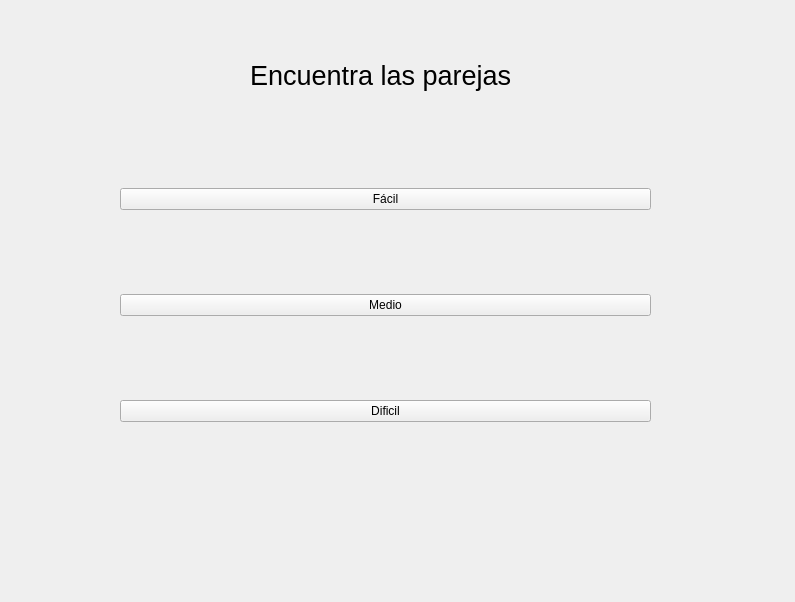
<?xml version="1.0" encoding="UTF-8"?>
<ui version="4.0">
 <class>MainWindow</class>
 <widget class="QMainWindow" name="MainWindow">
  <property name="geometry">
   <rect>
    <x>0</x>
    <y>0</y>
    <width>795</width>
    <height>602</height>
   </rect>
  </property>
  <property name="windowTitle">
   <string>MainWindow</string>
  </property>
  <widget class="QWidget" name="centralwidget">
   <widget class="QWidget" name="verticalLayoutWidget">
    <property name="geometry">
     <rect>
      <x>120</x>
      <y>110</y>
      <width>531</width>
      <height>391</height>
     </rect>
    </property>
    <layout class="QVBoxLayout" name="verticalLayout">
     <item>
      <widget class="QPushButton" name="easy_button">
       <property name="text">
        <string>Fácil</string>
       </property>
      </widget>
     </item>
     <item>
      <widget class="QPushButton" name="medium_button">
       <property name="text">
        <string>Medio</string>
       </property>
      </widget>
     </item>
     <item>
      <widget class="QPushButton" name="hard_button">
       <property name="text">
        <string>Dificil</string>
       </property>
      </widget>
     </item>
    </layout>
   </widget>
   <widget class="QLabel" name="label">
    <property name="geometry">
     <rect>
      <x>250</x>
      <y>60</y>
      <width>301</width>
      <height>31</height>
     </rect>
    </property>
    <property name="font">
     <font>
      <pointsize>20</pointsize>
     </font>
    </property>
    <property name="text">
     <string>Encuentra las parejas</string>
    </property>
   </widget>
  </widget>
 </widget>
 <resources/>
 <connections/>
</ui>
